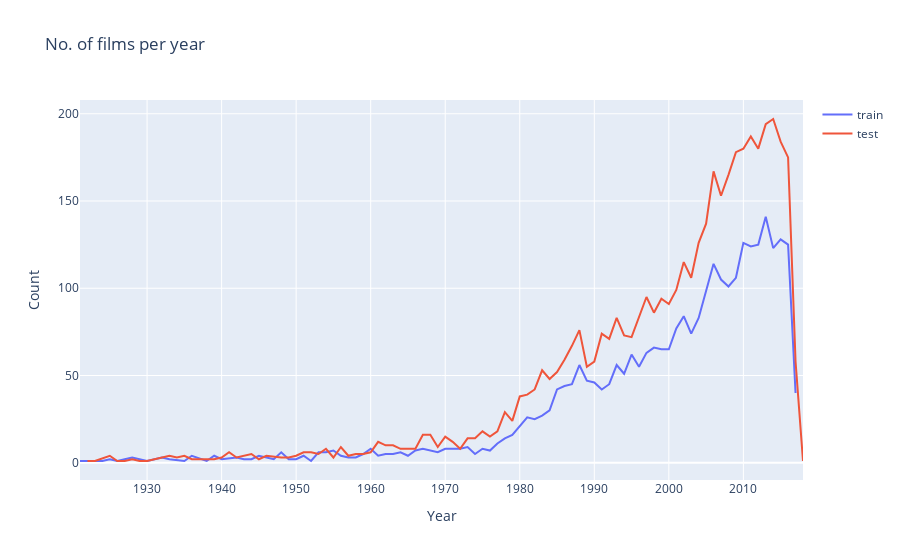

This figure's notebook cell:
### Code cell
import plotly.graph_objs as go
from plotly.offline import download_plotlyjs, init_notebook_mode, plot, iplot
py.init_notebook_mode(connected=True)
data=[go.Scatter(x=d1.index,y=d1.values,name='train'),
      go.Scatter(x=d2.index,y=d2.values,name='test')]
layout=go.Layout(dict(title='No. of films per year',
                      xaxis=dict(title='Year'),
                      yaxis=dict(title='Count')),
                 legend=dict(orientation="v"))



fig = dict(data = data, layout = layout)
configure_plotly_browser_state()

iplot(fig)

### Figure 1 — Plotly figure (JSON) as saved in the notebook; plotly's stock layout.template omitted (floating-point values rounded to 4 significant figures)
{"data": [{"y": [1, 1, 2, 1, 2, 3, 1, 2, 3, 2, 1, 4, 1, 4, 2, 3, 2, 2, 4, 2, 6, 2, 2, 4, 1, 6, 6, 7, 4, 3, 3, 5, 8, 4, 5, 5, 6, 4, 7, 8, 7, 6, 8, 8, 8, 9, 5, 8, 7, 11, 14, 16, 21, 26, 25, 27, 30, 42, 44, 45, 56, 47, 46, 42, 45, 56, 51, 62, 55, 63, 66, 65, 65, 77, 84, 74, 83, 99, 114, 105, 101, 106, 126, 124, 125, 141, 123, 128, 125, 40], "x": [1921, 1924, 1925, 1926, 1927, 1928, 1930, 1931, 1932, 1933, 1935, 1936, 1938, 1939, 1940, 1942, 1943, 1944, 1945, 1947, 1948, 1949, 1950, 1951, 1952, 1953, 1954, 1955, 1956, 1957, 1958, 1959, 1960, 1961, 1962, 1963, 1964, 1965, 1966, 1967, 1968, 1969, 1970, 1971, 1972, 1973, 1974, 1975, 1976, 1977, 1978, 1979, 1980, 1981, 1982, 1983, 1984, 1985, 1986, 1987, 1988, 1989, 1990, 1991, 1992, 1993, 1994, 1995, 1996, 1997, 1998, 1999, 2000, 2001, 2002, 2003, 2004, 2005, 2006, 2007, 2008, 2009, 2010, 2011, 2012, 2013, 2014, 2015, 2016, 2017], "type": "scatter", "name": "train"}, {"y": [1, 1, 4, 1, 1, 2, 1, 1, 2, 4, 3, 4, 2, 2, 2, 2, 3, 6, 3, 5, 2, 4, 3, 3, 4, 6, 6, 5, 8, 3, 9, 4, 5, 5, 6, 12, 10, 10, 8, 8, 8, 16, 16, 9, 15, 12, 8, 14, 14, 18, 15, 18, 29, 24, 38, 39, 42, 53, 48, 52, 59, 67, 76, 55, 58, 74, 71, 83, 73, 72, 83, 95, 86, 94, 91, 99, 115, 106, 126, 137, 167, 153, 165, 178, 180, 187, 180, 194, 197, 184, 175, 58, 1], "x": [1922, 1923, 1925, 1926, 1927, 1928, 1929, 1930, 1931, 1933, 1934, 1935, 1936, 1937, 1938, 1939, 1940, 1941, 1942, 1944, 1945, 1946, 1948, 1949, 1950, 1951, 1952, 1953, 1954, 1955, 1956, 1957, 1958, 1959, 1960, 1961, 1962, 1963, 1964, 1965, 1966, 1967, 1968, 1969, 1970, 1971, 1972, 1973, 1974, 1975, 1976, 1977, 1978, 1979, 1980, 1981, 1982, 1983, 1984, 1985, 1986, 1987, 1988, 1989, 1990, 1991, 1992, 1993, 1994, 1995, 1996, 1997, 1998, 1999, 2000, 2001, 2002, 2003, 2004, 2005, 2006, 2007, 2008, 2009, 2010, 2011, 2012, 2013, 2014, 2015, 2016, 2017, 2018], "type": "scatter", "name": "test"}], "layout": {"xaxis": {"title": {"text": "Year"}}, "yaxis": {"title": {"text": "Count"}}, "legend": {"orientation": "v"}, "title": {"text": "No. of films per year"}}}
